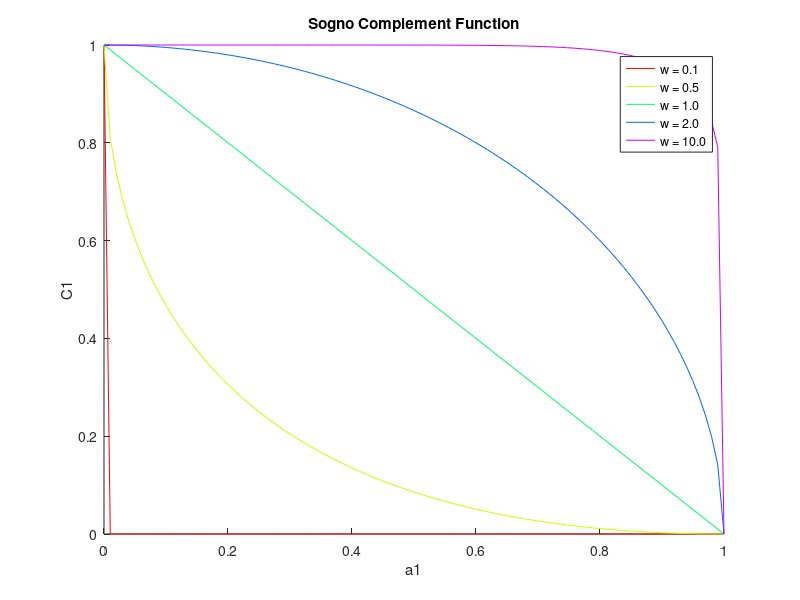

Write MATLAB code to recreate this figure.
clc;
clear all ;
close all ;


a1 = linspace(0,1,100);
W = [0.1 0.5 1 2 10];
Colors = hsv(numel(W));

figure (1) 
hold on;
for i = 1:numel(W)
    w = W(i);
    C1 = (1 - a1.^w).^(1/w);    
    plot(a1, C1, 'color', Colors(i,:));
end
xlabel('a1')
ylabel('C1')
title('Sogno Complement Function')
legend(arrayfun(@(x) sprintf('w = %.1f', x), W, 'UniformOutput', false), 'Location', 'best')
hold off;
